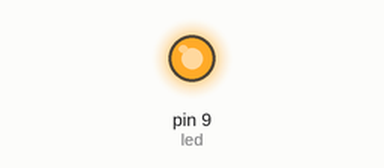
Bench run of a sketch on a simulated Arduino Uno, built with avr-gcc and run on an emulated ATmega328P. Shown: output pins drawn as LEDs (lit = HIGH).

Above: at 7.5 s.
At 25.0 s:
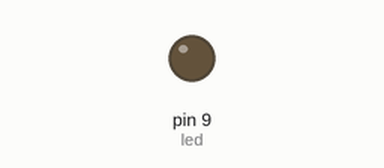
Timing chart, 0 to 50.5 s (numbered marks = the images above):
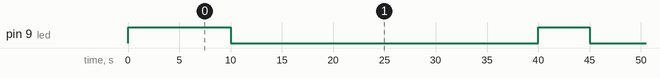

Measured:
- by itself, pin 9 (led): alternates HIGH for 5.0 s and LOW for 30.0 s

The sketch:

cod-at1.ino
```cpp
int led = 9;

void setup() {
  pinMode(led, OUTPUT);
  digitalWrite(led, HIGH);
  delay(5000);
}

void loop() {
  digitalWrite(led, HIGH);
  delay(5000);
  digitalWrite(led, LOW);
  delay(30000);
}
```
